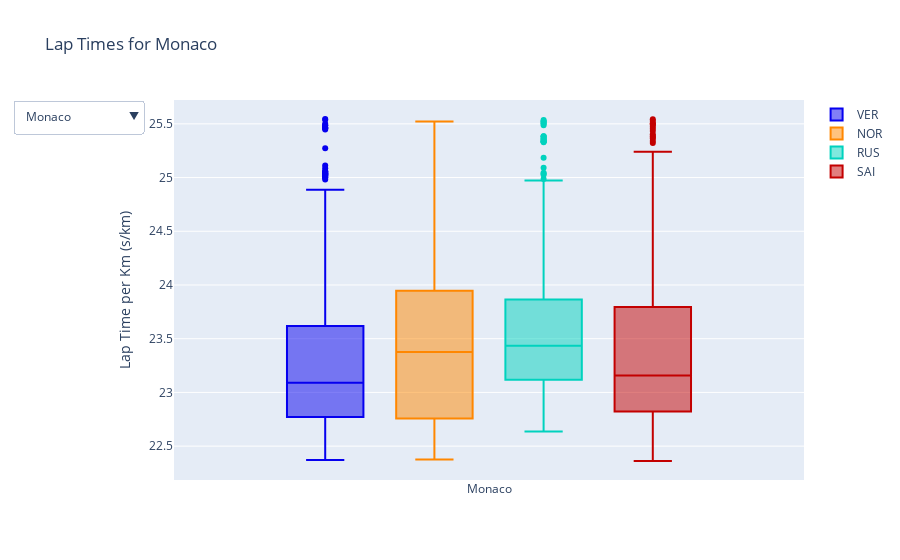

Notebook code for this chart:
### Code cell
def create_dropdown_boxplot(df):
    fig = go.Figure()
    
    unique_circuits = df['Circuit'].unique()
    
    # Tracks which traces belong to which circuit
    circuit_trace_indices = {circuit: [] for circuit in unique_circuits}
    
    for driver in ['VER', 'NOR', 'RUS', 'SAI']:
        for circuit in unique_circuits:
            circuit_driver_data = df[(df['Circuit'] == circuit) & (df['Driver'] == driver)]
            
            trace = go.Box(
                y=circuit_driver_data['LapTimePerKm'].values,
                x=[gp_names.get(circuit, circuit)] * len(circuit_driver_data),
                name=driver,
                marker_color=palette.get(driver),
                visible=(circuit == unique_circuits[0]),
                # boxpoints='all',
                # jitter=0.3,
                # whiskerwidth=0.2,
                # marker_size=2,
                # line_width=1  
            )
            
            fig.add_trace(trace)
            circuit_trace_indices[circuit].append(len(fig.data) - 1)
    
    # Create dropdown menu
    dropdown_buttons = []
    for circuit in unique_circuits:
        visibility = [False] * len(fig.data)
        for idx in circuit_trace_indices[circuit]:
            visibility[idx] = True
        
        dropdown_buttons.append(dict(
            method='update',
            label=gp_names.get(circuit, circuit),
            args=[{'visible': visibility}, 
                  {'title': f'Lap Times for {gp_names.get(circuit, circuit)}'}]
        ))
    
    fig.update_layout(
        updatemenus=[{
            'buttons': dropdown_buttons,
            'direction': 'down',
            'showactive': True,
        }],
        yaxis_title='Lap Time per Km (s/km)',
        title=f'Lap Times for {gp_names.get(unique_circuits[0], unique_circuits[0])}',
        boxmode='group'
    )
    
    return fig

# Create and show the figure
fig = create_dropdown_boxplot(df)
fig.show()

### Figure 1 — Plotly figure (JSON) as saved in the notebook; plotly's stock layout.template omitted (floating-point values rounded to 4 significant figures; data arrays with more than 128 entries replaced by an {"elided": "..."} marker saying what was removed)
{"data": [{"marker": {"color": "#0600EF"}, "name": "VER", "type": "box", "visible": true, "x": {"elided": "194 str values"}, "y": {"elided": "194 float values"}}, {"marker": {"color": "#0600EF"}, "name": "VER", "type": "box", "visible": false, "x": {"elided": "185 str values"}, "y": {"elided": "185 float values"}}, {"marker": {"color": "#0600EF"}, "name": "VER", "type": "box", "visible": false, "x": {"elided": "170 str values"}, "y": {"elided": "170 float values"}}, {"marker": {"color": "#0600EF"}, "name": "VER", "type": "box", "visible": false, "x": {"elided": "242 str values"}, "y": {"elided": "242 float values"}}, {"marker": {"color": "#0600EF"}, "name": "VER", "type": "box", "visible": false, "x": {"elided": "170 str values"}, "y": {"elided": "170 float values"}}, {"marker": {"color": "#0600EF"}, "name": "VER", "type": "box", "visible": false, "x": {"elided": "138 str values"}, "y": {"elided": "138 float values"}}, {"marker": {"color": "#0600EF"}, "name": "VER", "type": "box", "visible": false, "x": {"elided": "176 str values"}, "y": {"elided": "176 float values"}}, {"marker": {"color": "#0600EF"}, "name": "VER", "type": "box", "visible": false, "x": ["Belgium", "Belgium", "Belgium", "Belgium", "Belgium", "Belgium", "Belgium", "Belgium", "Belgium", "Belgium", "Belgium", "Belgium", "Belgium", "Belgium", "Belgium", "Belgium", "Belgium", "Belgium", "Belgium", "Belgium", "Belgium", "Belgium", "Belgium", "Belgium", "Belgium", "Belgium", "Belgium", "Belgium", "Belgium", "Belgium", "Belgium", "Belgium", "Belgium", "Belgium", "Belgium", "Belgium", "Belgium", "Belgium", "Belgium", "Belgium", "Belgium", "Belgium", "Belgium", "Belgium", "Belgium", "Belgium", "Belgium", "Belgium", "Belgium", "Belgium", "Belgium", "Belgium", "Belgium", "Belgium", "Belgium", "Belgium", "Belgium", "Belgium", "Belgium", "Belgium", "Belgium", "Belgium", "Belgium", "Belgium", "Belgium", "Belgium", "Belgium", "Belgium", "Belgium", "Belgium", "Belgium", "Belgium", "Belgium", "Belgium", "Belgium", "Belgium", "Belgium", "Belgium", "Belgium", "Belgium", "Belgium", "Belgium", "Belgium", "Belgium", "Belgium", "Belgium", "Belgium", "Belgium", "Belgium", "Belgium", "Belgium", "Belgium", "Belgium", "Belgium", "Belgium", "Belgium", "Belgium", "Belgium", "Belgium", "Belgium", "Belgium", "Belgium", "Belgium", "Belgium", "Belgium", "Belgium", "Belgium", "Belgium", "Belgium", "Belgium", "Belgium", "Belgium", "Belgium", "Belgium", "Belgium", "Belgium", "Belgium"], "y": [15.68, 15.73, 15.71, 15.73, 15.72, 15.73, 15.72, 15.79, 15.48, 15.48, 15.44, 15.45, 15.49, 15.48, 15.55, 15.5, 15.58, 15.6, 15.48, 15.49, 15.44, 15.41, 15.39, 15.34, 15.99, 15.2, 15.19, 15.15, 15.19, 15.22, 15.28, 15.3, 15.31, 15.3, 15.31, 15.31, 15.33, 15.33, 15.29, 15.26, 16.51, 16.15, 16.03, 16.1, 16.08, 16.01, 16.05, 16.06, 15.97, 16.06, 16.08, 16.09, 16.13, 15.8, 15.72, 15.94, 15.98, 16.52, 16.41, 16.47, 16.12, 15.85, 15.86, 15.9, 15.92, 15.91, 15.93, 16.55, 15.55, 15.79, 15.82, 15.76, 15.76, 15.75, 15.73, 15.72, 15.71, 15.7, 15.73, 15.72, 15.79, 16.27, 16.24, 15.98, 16.08, 16.21, 16.27, 16.37, 16.16, 16.24, 16.26, 15.81, 15.85, 15.98, 16.02, 16.02, 16.05, 16.03, 16.06, 16.07, 16.07, 16.11, 16.09, 16.1, 15.61, 15.87, 15.85, 15.92, 15.93, 15.93, 15.92, 16.03, 15.98, 16.01, 16.01, 16.1, 16.15]}, {"marker": {"color": "#0600EF"}, "name": "VER", "type": "box", "visible": false, "x": {"elided": "262 str values"}, "y": {"elided": "262 float values"}}, {"marker": {"color": "#0600EF"}, "name": "VER", "type": "box", "visible": false, "x": {"elided": "216 str values"}, "y": {"elided": "216 float values"}}, {"marker": {"color": "#0600EF"}, "name": "VER", "type": "box", "visible": false, "x": {"elided": "168 str values"}, "y": {"elided": "168 float values"}}, {"marker": {"color": "#FF8700"}, "name": "NOR", "type": "box", "visible": true, "x": {"elided": "196 str values"}, "y": {"elided": "196 float values"}}, {"marker": {"color": "#FF8700"}, "name": "NOR", "type": "box", "visible": false, "x": {"elided": "186 str values"}, "y": {"elided": "186 float values"}}, {"marker": {"color": "#FF8700"}, "name": "NOR", "type": "box", "visible": false, "x": {"elided": "174 str values"}, "y": {"elided": "174 float values"}}, {"marker": {"color": "#FF8700"}, "name": "NOR", "type": "box", "visible": false, "x": {"elided": "236 str values"}, "y": {"elided": "236 float values"}}, {"marker": {"color": "#FF8700"}, "name": "NOR", "type": "box", "visible": false, "x": {"elided": "172 str values"}, "y": {"elided": "172 float values"}}, {"marker": {"color": "#FF8700"}, "name": "NOR", "type": "box", "visible": false, "x": {"elided": "205 str values"}, "y": {"elided": "205 float values"}}, {"marker": {"color": "#FF8700"}, "name": "NOR", "type": "box", "visible": false, "x": {"elided": "176 str values"}, "y": {"elided": "176 float values"}}, {"marker": {"color": "#FF8700"}, "name": "NOR", "type": "box", "visible": false, "x": ["Belgium", "Belgium", "Belgium", "Belgium", "Belgium", "Belgium", "Belgium", "Belgium", "Belgium", "Belgium", "Belgium", "Belgium", "Belgium", "Belgium", "Belgium", "Belgium", "Belgium", "Belgium", "Belgium", "Belgium", "Belgium", "Belgium", "Belgium", "Belgium", "Belgium", "Belgium", "Belgium", "Belgium", "Belgium", "Belgium", "Belgium", "Belgium", "Belgium", "Belgium", "Belgium", "Belgium", "Belgium", "Belgium", "Belgium", "Belgium", "Belgium", "Belgium", "Belgium", "Belgium", "Belgium", "Belgium", "Belgium", "Belgium", "Belgium", "Belgium", "Belgium", "Belgium", "Belgium", "Belgium", "Belgium", "Belgium", "Belgium", "Belgium", "Belgium", "Belgium", "Belgium", "Belgium", "Belgium", "Belgium", "Belgium", "Belgium", "Belgium", "Belgium", "Belgium", "Belgium", "Belgium", "Belgium", "Belgium", "Belgium", "Belgium", "Belgium", "Belgium", "Belgium", "Belgium", "Belgium", "Belgium", "Belgium", "Belgium", "Belgium", "Belgium", "Belgium", "Belgium", "Belgium", "Belgium", "Belgium", "Belgium", "Belgium", "Belgium", "Belgium", "Belgium", "Belgium", "Belgium", "Belgium", "Belgium", "Belgium", "Belgium", "Belgium", "Belgium", "Belgium", "Belgium", "Belgium", "Belgium", "Belgium", "Belgium", "Belgium", "Belgium", "Belgium", "Belgium", "Belgium", "Belgium", "Belgium", "Belgium", "Belgium"], "y": [15.78, 15.72, 15.71, 15.73, 15.73, 15.72, 15.75, 15.75, 15.75, 15.71, 15.67, 15.7, 15.64, 15.35, 15.44, 15.43, 15.44, 15.46, 15.45, 15.49, 15.47, 15.43, 15.37, 15.35, 15.35, 15.96, 15.07, 15.17, 15.23, 15.22, 15.24, 15.25, 15.34, 15.29, 15.3, 15.31, 15.31, 15.32, 15.33, 15.25, 16.97, 16.41, 16.38, 16.66, 16.14, 16.25, 16.16, 16.36, 16.17, 16.21, 16.29, 16.42, 16.51, 16.51, 16.98, 15.95, 15.95, 16.24, 16.24, 16.07, 16.11, 16.03, 15.95, 15.96, 15.99, 16.02, 16.03, 16.02, 15.98, 16.02, 16.02, 16.1, 16.05, 16.08, 16.08, 16.09, 16.11, 16.05, 15.99, 16.03, 16.05, 16.48, 16.51, 16.53, 16.62, 16.49, 16.58, 16.57, 16.66, 16.3, 16.19, 16.27, 16.48, 16.36, 16.52, 16.53, 16.46, 16.38, 16.48, 16.58, 16.52, 16.42, 16.55, 16.97, 15.94, 16.05, 16.2, 16.27, 16.3, 16.3, 16.33, 16.32, 16.31, 16.32, 16.35, 16.38, 16.42, 16.38]}, {"marker": {"color": "#FF8700"}, "name": "NOR", "type": "box", "visible": false, "x": {"elided": "259 str values"}, "y": {"elided": "259 float values"}}, {"marker": {"color": "#FF8700"}, "name": "NOR", "type": "box", "visible": false, "x": {"elided": "213 str values"}, "y": {"elided": "213 float values"}}, {"marker": {"color": "#FF8700"}, "name": "NOR", "type": "box", "visible": false, "x": {"elided": "162 str values"}, "y": {"elided": "162 float values"}}, {"marker": {"color": "#00D2BE"}, "name": "RUS", "type": "box", "visible": true, "x": {"elided": "194 str values"}, "y": {"elided": "194 float values"}}, {"marker": {"color": "#00D2BE"}, "name": "RUS", "type": "box", "visible": false, "x": {"elided": "172 str values"}, "y": {"elided": "172 float values"}}, {"marker": {"color": "#00D2BE"}, "name": "RUS", "type": "box", "visible": false, "x": {"elided": "158 str values"}, "y": {"elided": "158 float values"}}, {"marker": {"color": "#00D2BE"}, "name": "RUS", "type": "box", "visible": false, "x": {"elided": "237 str values"}, "y": {"elided": "237 float values"}}, {"marker": {"color": "#00D2BE"}, "name": "RUS", "type": "box", "visible": false, "x": {"elided": "175 str values"}, "y": {"elided": "175 float values"}}, {"marker": {"color": "#00D2BE"}, "name": "RUS", "type": "box", "visible": false, "x": {"elided": "170 str values"}, "y": {"elided": "170 float values"}}, {"marker": {"color": "#00D2BE"}, "name": "RUS", "type": "box", "visible": false, "x": {"elided": "173 str values"}, "y": {"elided": "173 float values"}}, {"marker": {"color": "#00D2BE"}, "name": "RUS", "type": "box", "visible": false, "x": ["Belgium", "Belgium", "Belgium", "Belgium", "Belgium", "Belgium", "Belgium", "Belgium", "Belgium", "Belgium", "Belgium", "Belgium", "Belgium", "Belgium", "Belgium", "Belgium", "Belgium", "Belgium", "Belgium", "Belgium", "Belgium", "Belgium", "Belgium", "Belgium", "Belgium", "Belgium", "Belgium", "Belgium", "Belgium", "Belgium", "Belgium", "Belgium", "Belgium", "Belgium", "Belgium", "Belgium", "Belgium", "Belgium", "Belgium", "Belgium", "Belgium", "Belgium", "Belgium", "Belgium", "Belgium", "Belgium", "Belgium", "Belgium", "Belgium", "Belgium", "Belgium", "Belgium", "Belgium", "Belgium", "Belgium", "Belgium", "Belgium", "Belgium", "Belgium", "Belgium", "Belgium", "Belgium", "Belgium", "Belgium", "Belgium", "Belgium", "Belgium", "Belgium", "Belgium", "Belgium", "Belgium", "Belgium", "Belgium", "Belgium", "Belgium", "Belgium", "Belgium", "Belgium", "Belgium", "Belgium", "Belgium", "Belgium", "Belgium", "Belgium", "Belgium", "Belgium", "Belgium", "Belgium", "Belgium", "Belgium", "Belgium", "Belgium", "Belgium", "Belgium", "Belgium", "Belgium", "Belgium", "Belgium", "Belgium", "Belgium", "Belgium", "Belgium", "Belgium", "Belgium", "Belgium", "Belgium", "Belgium", "Belgium", "Belgium", "Belgium", "Belgium", "Belgium", "Belgium", "Belgium", "Belgium", "Belgium", "Belgium", "Belgium", "Belgium", "Belgium"], "y": [15.73, 15.71, 15.71, 15.73, 15.72, 15.69, 15.78, 15.73, 15.69, 15.52, 15.46, 15.46, 15.51, 15.49, 15.5, 15.49, 15.65, 15.39, 15.5, 15.48, 15.47, 15.42, 15.39, 15.38, 15.37, 15.39, 15.37, 15.35, 15.36, 15.32, 15.34, 15.36, 15.37, 15.41, 15.36, 15.39, 15.37, 15.38, 15.34, 15.32, 15.29, 16.45, 16.3, 16.44, 16.5, 16.57, 16.25, 16.25, 16.27, 16.29, 16.28, 16.27, 16.36, 16.28, 16.52, 16.39, 16.23, 16.31, 16.38, 16.67, 16.78, 15.83, 15.79, 15.91, 15.93, 15.95, 15.96, 16.02, 15.96, 15.89, 15.92, 15.96, 15.96, 15.97, 15.98, 15.97, 15.99, 15.96, 15.99, 15.99, 16.0, 15.99, 16.75, 16.26, 16.22, 16.2, 16.4, 16.38, 16.42, 16.37, 16.4, 16.16, 16.13, 16.14, 16.16, 16.21, 16.22, 16.18, 16.19, 16.22, 16.19, 16.21, 16.26, 16.26, 16.2, 16.82, 15.82, 15.86, 15.87, 16.0, 15.95, 15.94, 16.02, 16.02, 16.16, 16.01, 16.05, 16.1, 16.08, 16.08]}, {"marker": {"color": "#00D2BE"}, "name": "RUS", "type": "box", "visible": false, "x": {"elided": "254 str values"}, "y": {"elided": "254 float values"}}, {"marker": {"color": "#00D2BE"}, "name": "RUS", "type": "box", "visible": false, "x": {"elided": "188 str values"}, "y": {"elided": "188 float values"}}, {"marker": {"color": "#00D2BE"}, "name": "RUS", "type": "box", "visible": false, "x": {"elided": "142 str values"}, "y": {"elided": "142 float values"}}, {"marker": {"color": "#C30000"}, "name": "SAI", "type": "box", "visible": true, "x": {"elided": "198 str values"}, "y": {"elided": "198 float values"}}, {"marker": {"color": "#C30000"}, "name": "SAI", "type": "box", "visible": false, "x": {"elided": "139 str values"}, "y": {"elided": "139 float values"}}, {"marker": {"color": "#C30000"}, "name": "SAI", "type": "box", "visible": false, "x": ["Emilia Romagna", "Emilia Romagna", "Emilia Romagna", "Emilia Romagna", "Emilia Romagna", "Emilia Romagna", "Emilia Romagna", "Emilia Romagna", "Emilia Romagna", "Emilia Romagna", "Emilia Romagna", "Emilia Romagna", "Emilia Romagna", "Emilia Romagna", "Emilia Romagna", "Emilia Romagna", "Emilia Romagna", "Emilia Romagna", "Emilia Romagna", "Emilia Romagna", "Emilia Romagna", "Emilia Romagna", "Emilia Romagna", "Emilia Romagna", "Emilia Romagna", "Emilia Romagna", "Emilia Romagna", "Emilia Romagna", "Emilia Romagna", "Emilia Romagna", "Emilia Romagna", "Emilia Romagna", "Emilia Romagna", "Emilia Romagna", "Emilia Romagna", "Emilia Romagna", "Emilia Romagna", "Emilia Romagna", "Emilia Romagna", "Emilia Romagna", "Emilia Romagna", "Emilia Romagna", "Emilia Romagna", "Emilia Romagna", "Emilia Romagna", "Emilia Romagna", "Emilia Romagna", "Emilia Romagna", "Emilia Romagna", "Emilia Romagna", "Emilia Romagna", "Emilia Romagna", "Emilia Romagna", "Emilia Romagna", "Emilia Romagna", "Emilia Romagna", "Emilia Romagna", "Emilia Romagna", "Emilia Romagna", "Emilia Romagna", "Emilia Romagna", "Emilia Romagna", "Emilia Romagna", "Emilia Romagna", "Emilia Romagna", "Emilia Romagna", "Emilia Romagna", "Emilia Romagna", "Emilia Romagna", "Emilia Romagna", "Emilia Romagna", "Emilia Romagna", "Emilia Romagna", "Emilia Romagna", "Emilia Romagna", "Emilia Romagna", "Emilia Romagna", "Emilia Romagna", "Emilia Romagna", "Emilia Romagna", "Emilia Romagna", "Emilia Romagna", "Emilia Romagna", "Emilia Romagna", "Emilia Romagna", "Emilia Romagna", "Emilia Romagna", "Emilia Romagna", "Emilia Romagna", "Emilia Romagna", "Emilia Romagna", "Emilia Romagna", "Emilia Romagna", "Emilia Romagna", "Emilia Romagna", "Emilia Romagna", "Emilia Romagna", "Emilia Romagna", "Emilia Romagna", "Emilia Romagna", "Emilia Romagna", "Emilia Romagna", "Emilia Romagna", "Emilia Romagna", "Emilia Romagna", "Emilia Romagna", "Emilia Romagna", "Emilia Romagna", "Emilia Romagna", "Emilia Romagna"], "y": [17.35, 16.52, 16.49, 16.57, 16.56, 16.53, 16.55, 16.59, 16.6, 16.62, 16.56, 16.68, 16.65, 16.63, 16.62, 16.64, 16.74, 16.65, 16.73, 16.71, 16.71, 16.69, 16.67, 16.66, 16.6, 16.62, 16.62, 16.43, 16.43, 16.43, 16.44, 16.47, 16.44, 16.47, 16.39, 16.4, 16.4, 16.4, 16.42, 16.43, 16.44, 16.51, 16.55, 16.51, 16.72, 16.5, 16.45, 16.5, 16.65, 16.62, 16.55, 16.47, 16.46, 16.49, 16.45, 16.46, 16.45, 16.5, 16.58, 16.49, 16.34, 24.02, 23.27, 23.37, 23.68, 23.83, 23.89, 23.05, 23.2, 23.47, 23.45, 23.41, 23.44, 23.6, 23.94, 23.64, 23.68, 23.94, 23.72, 24.48, 24.03, 16.98, 16.63, 16.44, 16.41, 16.31, 16.3, 16.21, 16.17, 16.12, 16.11, 16.11, 16.11, 16.07, 16.1, 16.15, 16.28, 16.1, 16.0, 16.1, 16.14, 16.12, 16.04, 16.03, 16.01, 16.03, 15.99, 16.01, 16.04, 15.99]}, {"marker": {"color": "#C30000"}, "name": "SAI", "type": "box", "visible": false, "x": {"elided": "237 str values"}, "y": {"elided": "237 float values"}}, {"marker": {"color": "#C30000"}, "name": "SAI", "type": "box", "visible": false, "x": {"elided": "152 str values"}, "y": {"elided": "152 float values"}}, {"marker": {"color": "#C30000"}, "name": "SAI", "type": "box", "visible": false, "x": {"elided": "160 str values"}, "y": {"elided": "160 float values"}}, {"marker": {"color": "#C30000"}, "name": "SAI", "type": "box", "visible": false, "x": {"elided": "140 str values"}, "y": {"elided": "140 float values"}}, {"marker": {"color": "#C30000"}, "name": "SAI", "type": "box", "visible": false, "x": ["Belgium", "Belgium", "Belgium", "Belgium", "Belgium", "Belgium", "Belgium", "Belgium", "Belgium", "Belgium", "Belgium", "Belgium", "Belgium", "Belgium", "Belgium", "Belgium", "Belgium", "Belgium", "Belgium", "Belgium", "Belgium", "Belgium", "Belgium", "Belgium", "Belgium", "Belgium", "Belgium", "Belgium", "Belgium", "Belgium", "Belgium", "Belgium", "Belgium", "Belgium", "Belgium", "Belgium", "Belgium", "Belgium", "Belgium", "Belgium", "Belgium", "Belgium", "Belgium", "Belgium", "Belgium", "Belgium", "Belgium", "Belgium", "Belgium", "Belgium", "Belgium", "Belgium", "Belgium", "Belgium", "Belgium", "Belgium", "Belgium", "Belgium", "Belgium", "Belgium", "Belgium", "Belgium", "Belgium", "Belgium", "Belgium", "Belgium", "Belgium", "Belgium", "Belgium", "Belgium", "Belgium", "Belgium", "Belgium", "Belgium", "Belgium", "Belgium", "Belgium", "Belgium", "Belgium", "Belgium", "Belgium", "Belgium", "Belgium", "Belgium", "Belgium", "Belgium", "Belgium", "Belgium", "Belgium", "Belgium", "Belgium", "Belgium", "Belgium", "Belgium", "Belgium", "Belgium", "Belgium", "Belgium", "Belgium", "Belgium"], "y": [15.74, 15.72, 15.69, 15.74, 15.74, 15.7, 15.76, 15.75, 15.73, 15.64, 15.58, 15.6, 15.57, 15.87, 15.59, 15.54, 15.57, 15.57, 16.24, 15.41, 15.48, 15.39, 15.45, 15.38, 15.47, 16.07, 15.24, 15.23, 15.3, 15.29, 15.33, 15.28, 15.33, 15.38, 15.36, 15.32, 15.32, 15.31, 15.27, 15.26, 15.19, 16.83, 16.31, 16.38, 16.6, 16.7, 16.74, 16.15, 16.26, 16.45, 16.44, 16.41, 16.43, 16.54, 16.78, 16.57, 16.59, 16.78, 16.62, 17.16, 16.84, 16.27, 16.02, 16.04, 16.1, 16.29, 16.37, 16.37, 17.0, 16.15, 16.17, 16.09, 16.17, 16.15, 16.25, 16.22, 16.28, 16.41, 16.35, 16.3, 16.31, 16.9, 16.05, 16.02, 16.12, 16.05, 16.01, 15.99, 16.03, 16.02, 16.06, 16.08, 16.04, 16.04, 16.06, 16.05, 16.08, 16.09, 16.06, 16.08]}, {"marker": {"color": "#C30000"}, "name": "SAI", "type": "box", "visible": false, "x": {"elided": "261 str values"}, "y": {"elided": "261 float values"}}, {"marker": {"color": "#C30000"}, "name": "SAI", "type": "box", "visible": false, "x": {"elided": "212 str values"}, "y": {"elided": "212 float values"}}, {"marker": {"color": "#C30000"}, "name": "SAI", "type": "box", "visible": false, "x": ["Saudi Arabia", "Saudi Arabia", "Saudi Arabia", "Saudi Arabia", "Saudi Arabia", "Saudi Arabia", "Saudi Arabia", "Saudi Arabia", "Saudi Arabia", "Saudi Arabia", "Saudi Arabia", "Saudi Arabia", "Saudi Arabia", "Saudi Arabia", "Saudi Arabia", "Saudi Arabia", "Saudi Arabia", "Saudi Arabia", "Saudi Arabia", "Saudi Arabia", "Saudi Arabia", "Saudi Arabia", "Saudi Arabia", "Saudi Arabia", "Saudi Arabia", "Saudi Arabia", "Saudi Arabia", "Saudi Arabia", "Saudi Arabia", "Saudi Arabia", "Saudi Arabia", "Saudi Arabia", "Saudi Arabia", "Saudi Arabia", "Saudi Arabia", "Saudi Arabia", "Saudi Arabia", "Saudi Arabia", "Saudi Arabia", "Saudi Arabia", "Saudi Arabia", "Saudi Arabia", "Saudi Arabia", "Saudi Arabia", "Saudi Arabia", "Saudi Arabia", "Saudi Arabia", "Saudi Arabia", "Saudi Arabia", "Saudi Arabia", "Saudi Arabia", "Saudi Arabia", "Saudi Arabia", "Saudi Arabia", "Saudi Arabia", "Saudi Arabia", "Saudi Arabia", "Saudi Arabia", "Saudi Arabia", "Saudi Arabia", "Saudi Arabia", "Saudi Arabia", "Saudi Arabia", "Saudi Arabia", "Saudi Arabia", "Saudi Arabia", "Saudi Arabia", "Saudi Arabia", "Saudi Arabia", "Saudi Arabia", "Saudi Arabia", "Saudi Arabia", "Saudi Arabia", "Saudi Arabia", "Saudi Arabia", "Saudi Arabia", "Saudi Arabia", "Saudi Arabia", "Saudi Arabia", "Saudi Arabia", "Saudi Arabia", "Saudi Arabia", "Saudi Arabia", "Saudi Arabia", "Saudi Arabia", "Saudi Arabia", "Saudi Arabia", "Saudi Arabia", "Saudi Arabia", "Saudi Arabia", "Saudi Arabia", "Saudi Arabia", "Saudi Arabia", "Saudi Arabia", "Saudi Arabia", "Saudi Arabia", "Saudi Arabia", "Saudi Arabia", "Saudi Arabia", "Saudi Arabia", "Saudi Arabia", "Saudi Arabia", "Saudi Arabia", "Saudi Arabia", "Saudi Arabia", "Saudi Arabia", "Saudi Arabia", "Saudi Arabia", "Saudi Arabia", "Saudi Arabia", "Saudi Arabia", "Saudi Arabia", "Saudi Arabia", "Saudi Arabia", "Saudi Arabia", "Saudi Arabia", "Saudi Arabia", "Saudi Arabia"], "y": [15.64, 15.44, 15.46, 15.46, 15.5, 15.42, 15.44, 15.61, 15.56, 15.52, 15.54, 15.43, 15.39, 15.8, 15.77, 15.6, 15.39, 15.33, 15.36, 15.29, 15.31, 15.35, 15.28, 15.31, 15.24, 15.2, 15.22, 15.2, 15.2, 15.15, 15.19, 15.21, 15.14, 15.13, 15.13, 15.13, 15.11, 15.12, 15.15, 15.09, 15.08, 15.05, 15.15, 15.03, 15.47, 15.46, 15.44, 15.41, 15.41, 15.4, 15.37, 15.34, 15.41, 15.38, 15.4, 15.4, 15.43, 15.46, 15.54, 15.27, 15.2, 15.17, 15.16, 15.09, 15.18, 15.1, 15.16, 15.06, 15.07, 15.05, 15.06, 15.06, 15.1, 15.08, 15.03, 15.44, 14.95, 14.97, 14.94, 14.94, 14.96, 14.95, 14.89, 14.9, 15.01, 15.85, 15.55, 15.49, 15.41, 15.39, 15.64, 15.44, 15.38, 15.59, 15.44, 15.37, 15.3, 15.22, 15.11, 15.07, 15.07, 15.03, 14.95, 15.15, 14.88, 14.93, 14.94, 14.96, 14.92, 14.95, 14.92, 14.9, 14.91, 14.89, 14.95, 14.97, 15.05, 15.46]}], "layout": {"boxmode": "group", "title": {"text": "Lap Times for Monaco"}, "updatemenus": [{"buttons": [{"args": [{"visible": [true, false, false, false, false, false, false, false, false, false, false, true, false, false, false, false, false, false, false, false, false, false, true, false, false, false, false, false, false, false, false, false, false, true, false, false, false, false, false, false, false, false, false, false]}, {"title": "Lap Times for Monaco"}], "label": "Monaco", "method": "update"}, {"args": [{"visible": [false, true, false, false, false, false, false, false, false, false, false, false, true, false, false, false, false, false, false, false, false, false, false, true, false, false, false, false, false, false, false, false, false, false, true, false, false, false, false, false, false, false, false, false]}, {"title": "Lap Times for United Kingdom"}], "label": "United Kingdom", "method": "update"}, {"args": [{"visible": [false, false, true, false, false, false, false, false, false, false, false, false, false, true, false, false, false, false, false, false, false, false, false, false, true, false, false, false, false, false, false, false, false, false, false, true, false, false, false, false, false, false, false, false]}, {"title": "Lap Times for Emilia Romagna"}], "label": "Emilia Romagna", "method": "update"}, {"args": [{"visible": [false, false, false, true, false, false, false, false, false, false, false, false, false, false, true, false, false, false, false, false, false, false, false, false, false, true, false, false, false, false, false, false, false, false, false, false, true, false, false, false, false, false, false, false]}, {"title": "Lap Times for Netherlands"}], "label": "Netherlands", "method": "update"}, {"args": [{"visible": [false, false, false, false, true, false, false, false, false, false, false, false, false, false, false, true, false, false, false, false, false, false, false, false, false, false, true, false, false, false, false, false, false, false, false, false, false, true, false, false, false, false, false, false]}, {"title": "Lap Times for Japan"}], "label": "Japan", "method": "update"}, {"args": [{"visible": [false, false, false, false, false, true, false, false, false, false, false, false, false, false, false, false, true, false, false, false, false, false, false, false, false, false, false, true, false, false, false, false, false, false, false, false, false, false, true, false, false, false, false, false]}, {"title": "Lap Times for Australia"}], "label": "Australia", "method": "update"}, {"args": [{"visible": [false, false, false, false, false, false, true, false, false, false, false, false, false, false, false, false, false, true, false, false, false, false, false, false, false, false, false, false, true, false, false, false, false, false, false, false, false, false, false, true, false, false, false, false]}, {"title": "Lap Times for Azerbaijan"}], "label": "Azerbaijan", "method": "update"}, {"args": [{"visible": [false, false, false, false, false, false, false, true, false, false, false, false, false, false, false, false, false, false, true, false, false, false, false, false, false, false, false, false, false, true, false, false, false, false, false, false, false, false, false, false, true, false, false, false]}, {"title": "Lap Times for Belgium"}], "label": "Belgium", "method": "update"}, {"args": [{"visible": [false, false, false, false, false, false, false, false, true, false, false, false, false, false, false, false, false, false, false, true, false, false, false, false, false, false, false, false, false, false, true, false, false, false, false, false, false, false, false, false, false, true, false, false]}, {"title": "Lap Times for Mexico"}], "label": "Mexico", "method": "update"}, {"args": [{"visible": [false, false, false, false, false, false, false, false, false, true, false, false, false, false, false, false, false, false, false, false, true, false, false, false, false, false, false, false, false, false, false, true, false, false, false, false, false, false, false, false, false, false, true, false]}, {"title": "Lap Times for Abu Dhabi"}], "label": "Abu Dhabi", "method": "update"}, {"args": [{"visible": [false, false, false, false, false, false, false, false, false, false, true, false, false, false, false, false, false, false, false, false, false, true, false, false, false, false, false, false, false, false, false, false, true, false, false, false, false, false, false, false, false, false, false, true]}, {"title": "Lap Times for Saudi Arabia"}], "label": "Saudi Arabia", "method": "update"}], "direction": "down", "showactive": true}], "yaxis": {"title": {"text": "Lap Time per Km (s/km)"}}}}
